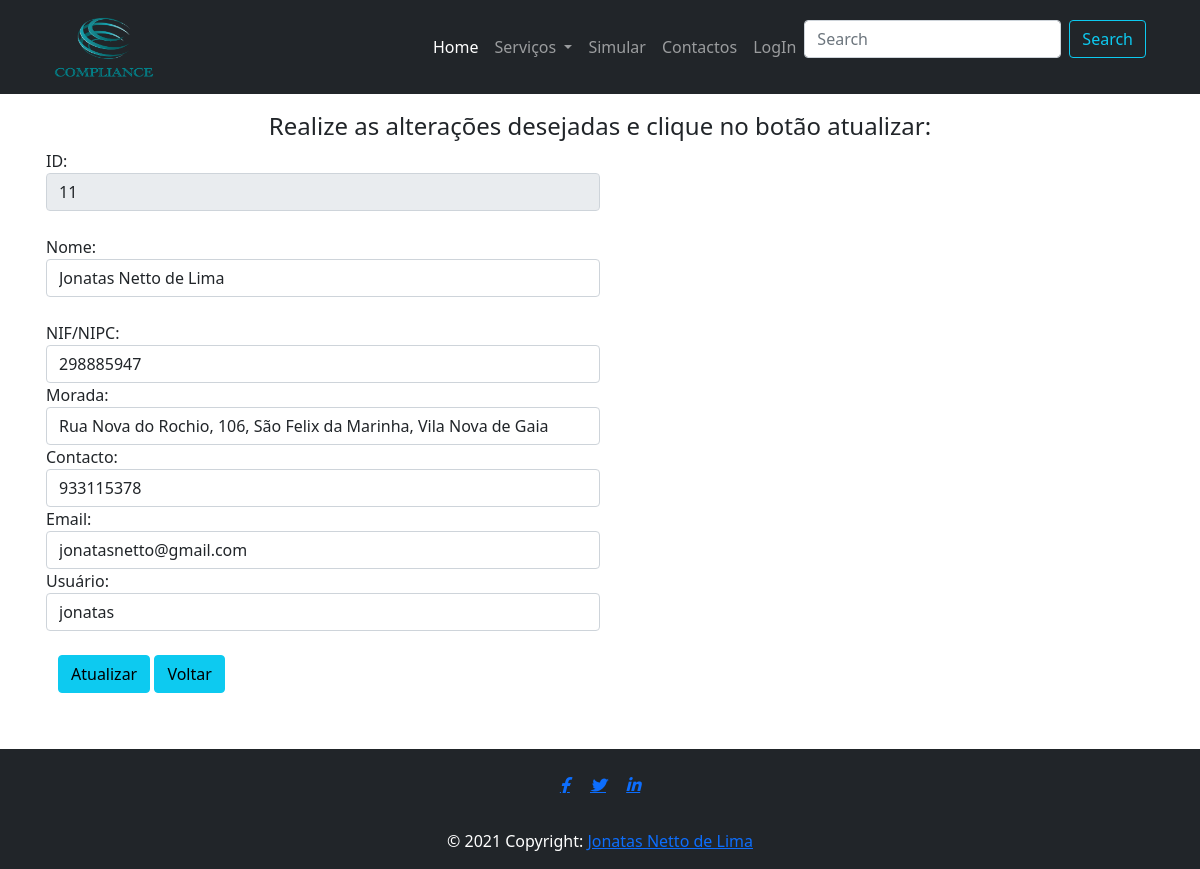
Screenshot of /updateusers.php?id_user=11 with the database file from the repository.
### tables this page shows
CREATE TABLE `usuarios` (
  `id_user` int NOT NULL AUTO_INCREMENT,
  `nome` varchar(50) NOT NULL,
  `NIF_NIPC` decimal(9,0) NOT NULL,
  `morada` varchar(80) NOT NULL,
  `contacto` decimal(9,0) NOT NULL,
  `email` varchar(40) NOT NULL,
  `username` varchar(20) NOT NULL,
  `password` varchar(80) NOT NULL,
  PRIMARY KEY (`id_user`)
);

### updateusers.php (the view, shortened to what this page needs)
<?php
    if(isset($_SESSION['username']) == FALSE){
        include('pages/header.php');
    }elseif($_SESSION['username']=="admin"){
        include('pages/headerAdmin.php');
    }else{
        include('pages/headerUser.php');
    }
    include('data_base/bd.php');
?>
<html>
    <link href="https://cdn.jsdelivr.net/npm/bootstrap@5.1.2/dist/css/bootstrap.min.css" rel="stylesheet">
</html>
<?php
    $id = filter_input(INPUT_GET, 'id_user', FILTER_SANITIZE_NUMBER_INT);
    $result_edit = $conn->query("SELECT * FROM usuarios Where id_user=$id");
    $row_edit = $result_edit->fetch_array();
?>
<div class="container text-center p-3">
    <h4>Realize as alterações desejadas e clique no botão atualizar:</h4>
    <form action="data_base/updatedb_users.php" method="post">
        <div class="form-row text-start">
            <div class="form-group col-md-6 ">
                <label>ID:</label>
                <input type="text" name="id_user" class="form-control" readonly="true" placeholder="ID" value="<?php echo $row_edit['id_user']; ?>"><br>
            </div>
            <div class="form-group col-md-6 ">
                <label>Nome:</label>
                <input type="text" name="nome" class="form-control" placeholder="Nome" value="<?php echo $row_edit['nome']; ?>"><br>
            </div>
            <div class="form-group col-md-6">
                <label>NIF/NIPC:</label>
                <input type="number" name="NIF_NIPC" class="form-control" placeholder="NIF/NIPC" value="<?php echo $row_edit['NIF_NIPC']; ?>">
            </div>
            <div class="form-group col-md-6">
                <label>Morada:</label>
                <input type="text" name="morada" class="form-control" placeholder="Morada" value="<?php echo $row_edit['morada']; ?>">
            </div>
            <div class="form-group col-md-6">
                <label>Contacto:</label>
                <input type="number" name="contacto" class="form-control" placeholder="Contacto" value="<?php echo $row_edit['contacto']; ?>">
            </div>
            <div class="form-group col-md-6">
                <label>Email:</label>
                <input type="email" name="email" class="form-control" placeholder="fulano@email.com" value="<?php echo $row_edit['email']; ?>">
            </div>
            <div class="form-group col-md-6">
                <label>Usuário:</label>
                <input type="text" name="username" class="form-control" placeholder="Nome do usuário" value="<?php echo $row_edit['username']; ?>">
            </div>
            <br>
            <div class="container text-start">
                <input value="Atualizar" type="submit" class="btn btn-info">
                <input class="btn btn-info" type="button" value="Voltar" onClick="history.go(-1)">
            </div>
        </div>
    </form>
</div><br>
<?php include('pages/footer.php') ?>

### rows the page displays
usuarios: id_user "11", nome "Jonatas Netto de Lima", NIF_NIPC "298885947", morada "Rua Nova do Rochio, 106, São Felix da Marinha, Vila Nova de Gaia", contacto "933115378", email "jonatasnetto@gmail.com", username "jonatas"
